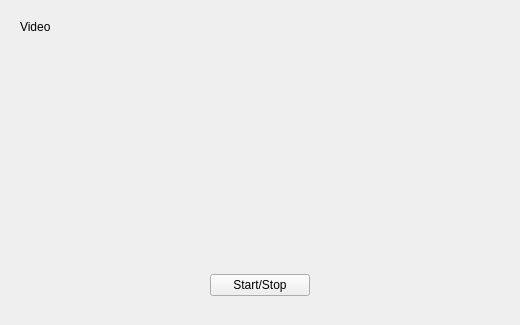
                       <widget class="QWidget" name="camera_video" native="true">
                        <property name="sizePolicy">
                         <sizepolicy hsizetype="Preferred" vsizetype="Preferred">
                          <horstretch>0</horstretch>
                          <verstretch>0</verstretch>
                         </sizepolicy>
                        </property>
                        <property name="minimumSize">
                         <size>
                          <width>520</width>
                          <height>325</height>
                         </size>
                        </property>
                        <property name="maximumSize">
                         <size>
                          <width>48040</width>
                          <height>27055</height>
                         </size>
                        </property>
                        <property name="sizeIncrement">
                         <size>
                          <width>0</width>
                          <height>0</height>
                         </size>
                        </property>
                        <property name="baseSize">
                         <size>
                          <width>520</width>
                          <height>325</height>
                         </size>
                        </property>
                        <layout class="QVBoxLayout" name="verticalLayout_9">
                         <property name="spacing">
                          <number>0</number>
                         </property>
                         <property name="leftMargin">
                          <number>20</number>
                         </property>
                         <property name="topMargin">
                          <number>20</number>
                         </property>
                         <property name="rightMargin">
                          <number>20</number>
                         </property>
                         <property name="bottomMargin">
                          <number>0</number>
                         </property>
                         <item>
                          <widget class="QLabel" name="camera_videolabel">
                           <property name="sizePolicy">
                            <sizepolicy hsizetype="Expanding" vsizetype="Fixed">
                             <horstretch>0</horstretch>
                             <verstretch>0</verstretch>
                            </sizepolicy>
                           </property>
                           <property name="text">
                            <string>Video</string>
                           </property>
                          </widget>
                         </item>
                         <item>
                          <widget class="QWidget" name="camera_videoWidget" native="true"/>
                         </item>
                         <item>
                          <widget class="QWidget" name="camera_videocontrol" native="true">
                           <property name="sizePolicy">
                            <sizepolicy hsizetype="Expanding" vsizetype="Fixed">
                             <horstretch>0</horstretch>
                             <verstretch>0</verstretch>
                            </sizepolicy>
                           </property>
                           <property name="minimumSize">
                            <size>
                             <width>0</width>
                             <height>60</height>
                            </size>
                           </property>
                           <property name="maximumSize">
                            <size>
                             <width>16777215</width>
                             <height>60</height>
                            </size>
                           </property>
                           <layout class="QGridLayout" name="gridLayout_4">
                            <property name="leftMargin">
                             <number>0</number>
                            </property>
                            <property name="topMargin">
                             <number>0</number>
                            </property>
                            <property name="rightMargin">
                             <number>0</number>
                            </property>
                            <property name="bottomMargin">
                             <number>20</number>
                            </property>
                            <property name="spacing">
                             <number>0</number>
                            </property>
                            <item row="0" column="0">
                             <widget class="QPushButton" name="camera_videocontrolButton">
                              <property name="sizePolicy">
                               <sizepolicy hsizetype="Fixed" vsizetype="Fixed">
                                <horstretch>0</horstretch>
                                <verstretch>0</verstretch>
                               </sizepolicy>
                              </property>
                              <property name="minimumSize">
                               <size>
                                <width>100</width>
                                <height>0</height>
                               </size>
                              </property>
                              <property name="maximumSize">
                               <size>
                                <width>100</width>
                                <height>16777215</height>
                               </size>
                              </property>
                              <property name="text">
                               <string>Start/Stop</string>
                              </property>
                             </widget>
                            </item>
                           </layout>
                          </widget>
                         </item>
                        </layout>
                       </widget>
